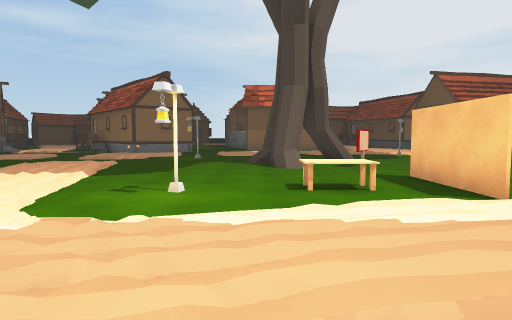
view 1 (above)

24 first-person views from a walk through a 3-D level made in the Unity game engine. The camera is 1.5 m above the floor, tilts 4° down and sees 75° across. The floor is counted in squares, 2 m on a side. Each view is taken from the middle of a square. On the plan, view 1 faces up. The plan holds only what a view shows up to about 11 squares ahead; the rest is blank. The place goes on beyond the plan. The player is left out.

view 2
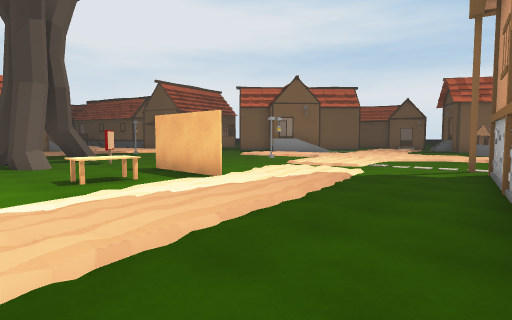

view 3
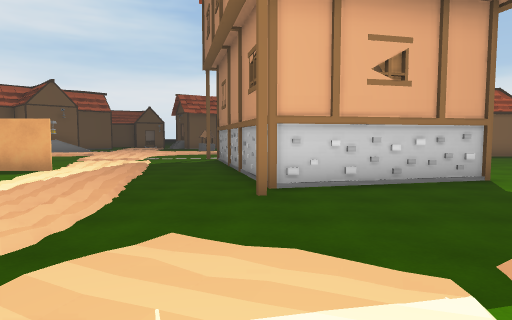

view 4
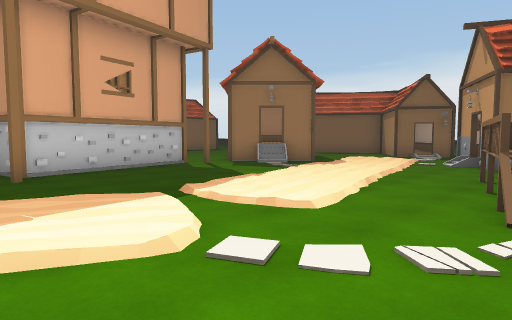

view 5
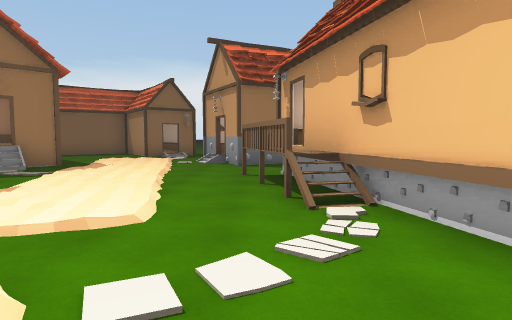

view 6
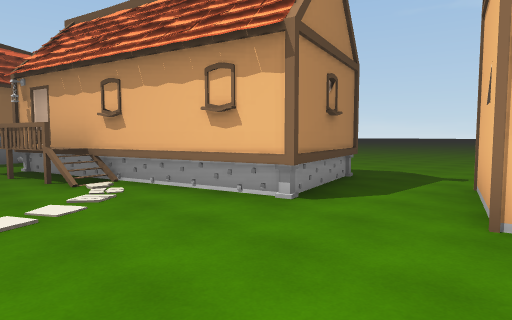

view 7
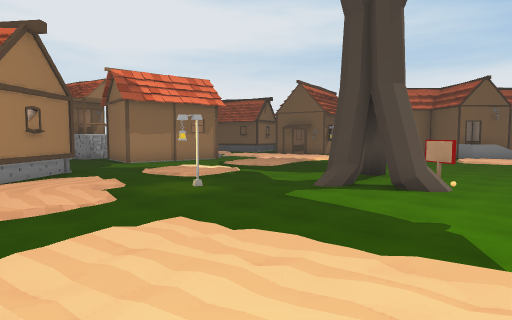

view 8
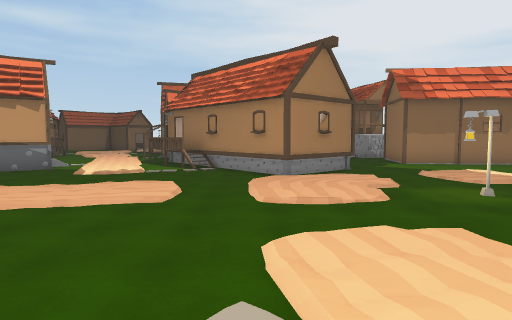

view 9
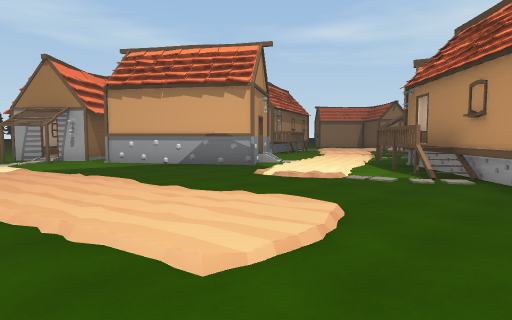

view 10
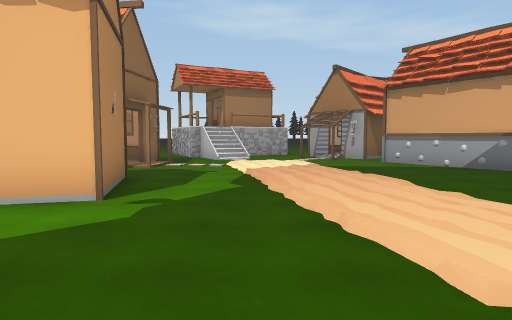

view 11
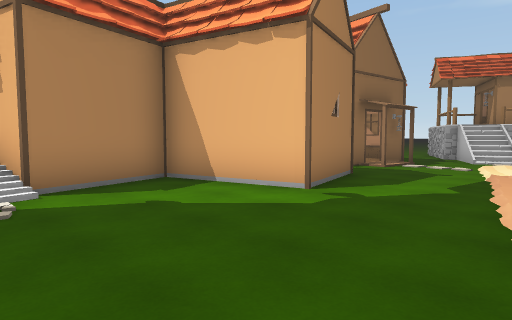

view 12
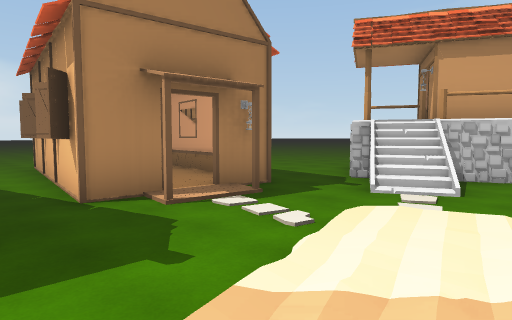

view 13
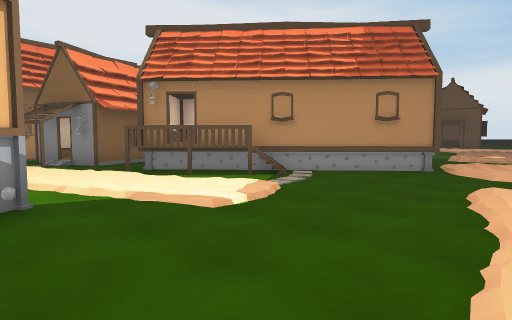

view 14
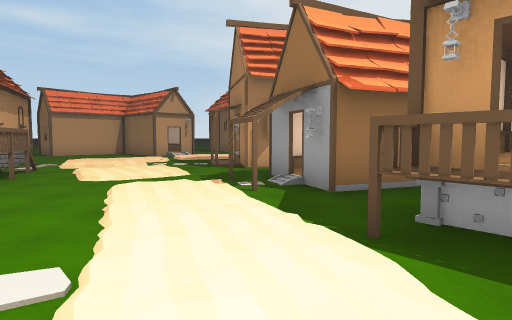

view 15
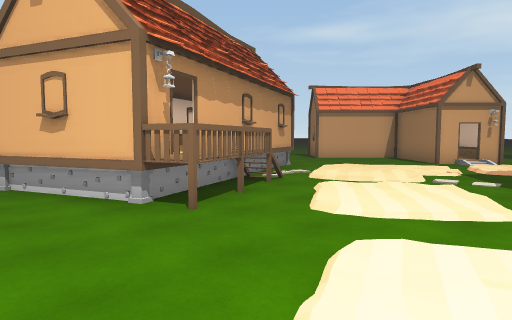

view 16
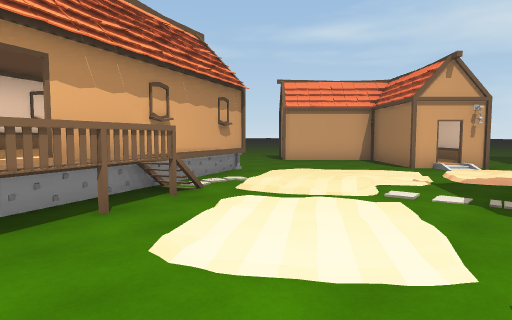

view 17
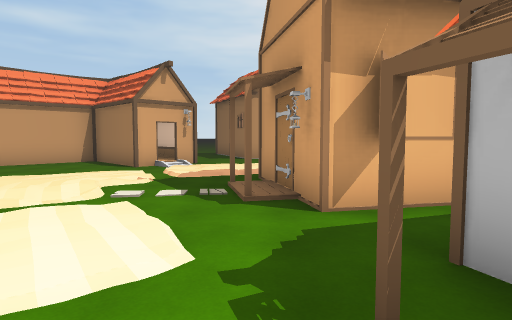

view 18
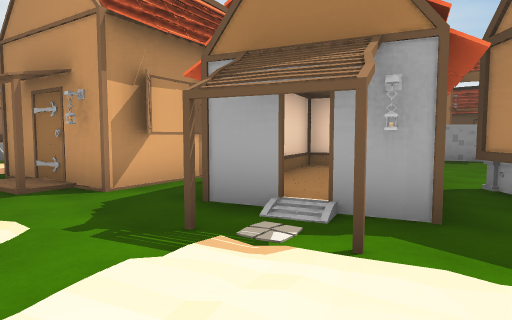

view 19
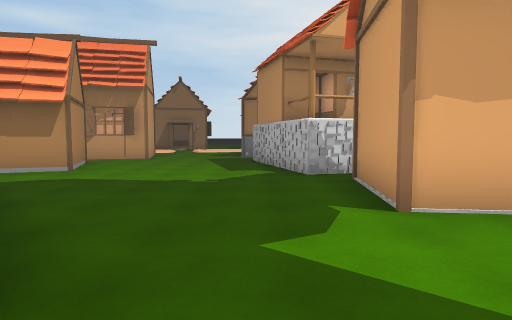

view 20
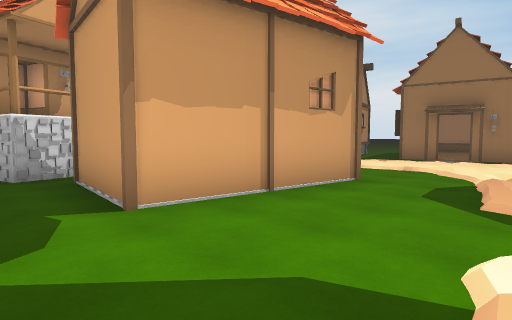

view 21
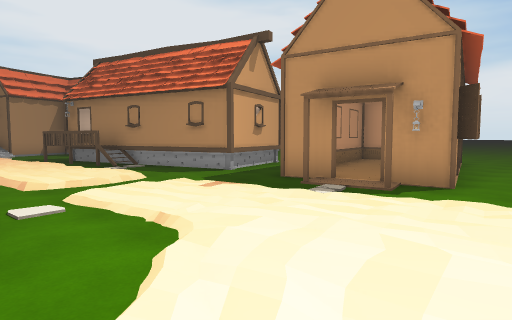

view 22
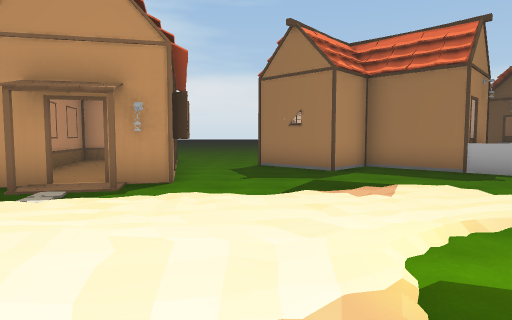

view 23
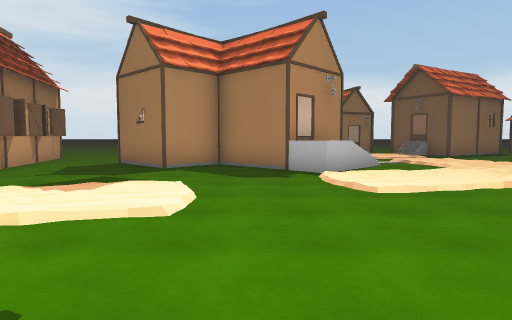

view 24
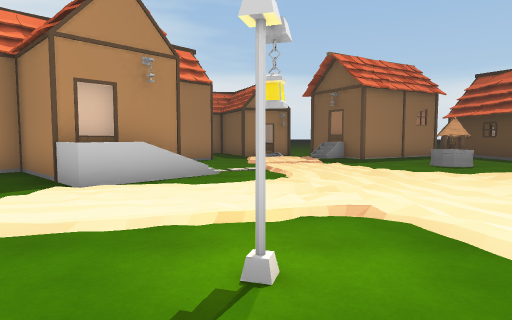

### Floor plan
Key: @ floor where view 1 was taken; # wall or solid block; . main floor; : floor 0.25 m higher than the main floor; + floor 0.5 m higher than the main floor; * floor 1 m higher than the main floor; / step, stairs or slope; S sign; L lantern; T table; H house; W well.
Columns run from 19 left of view 1 to 17 right of it. Each row starts with its distance up from view 1.
 33    HH
 32  HH:H
 31 HHHH:H.
 30 ...HH//:
 29 ...../.:
 28 ...////H
 27 HH..:/.H                 /HH
 26 HH..//./   HHH....      :/HH
 25  HH//...HHH .....HHH    ::.H
 24   H//:/...HHH....HHHH   ::.HH
 23   HH/:/.HH   H....HH    /:..H
 22   HH././.: HHH....HH    /:/.HHHH
 21   HH../:/HHHH......H    ///.HH.   H
 20  HH..././..HH......H    .//..HHHHHH
 19    ....::HHHH .....H   /.::.HH    H
 18      HH/:/HHHH ....HHHH..::/.    HH.
 17       H.././HHH ........//:/#HHHHH..
 16    H  H./../HHHHH.....///:./.......
 15   HHHHH.//...HH.../:./ .//./.....H.
 14  HHHH........././.:../  .//:....H
 13  H........//./::/.//...  ./:/..HHHH
 12 H.....//:.:../:/.L..... ..///...H*H
 11    .:....:././//...............H HH
 10 H.//::///..........:##......./HH H HH
  9 H /.........././....#.S.....::/HHH .H
  8 HH.....HHH...//.....+......./:///....
  7 H..H HH  H....:/...........L///.././/
  6 ...H HH   HHH////.....#.....//:::./:/
  5 ..HH H. H H H  //.L.T.#.../::::/:/.//
  4   H  H. H H     /.....#/:.:././//....
  3   H  H.         :///:.:::././://....H
  2      H.    H...  //::.///..../:/..W..
  1      H...HH#... ////..........: ...
  0    ............:/..@...HHHH       ...
 -1    .....HHHH../:/..HHHH            HH
 -2    .....   H...//...H
 -3     ..     HH././...H
 -4             H./:/...#
 -5             HH......HH
 -6             HH./:/....
 -7            HH../:/.HH...
 -8             ..././.H   .
 -9             HHH..:HH
-10             H H.::.
-11               HH//.
-12            HH

Where each view was taken, in squares from view 1:
view 1: 0 up, 0 right, facing up
view 2: 1 down, 1 left, facing up-right
view 3: 1 down, 5 left, facing right
view 4: 0 up, 7 left, facing down-right
view 5: 0 up, 6 left, facing down
view 6: 2 up, 5 left, facing down-left
view 7: 6 up, 6 left, facing up-right
view 8: 6 up, 6 left, facing up
view 9: 10 up, 6 left, facing up-left
view 10: 10 up, 6 left, facing left
view 11: 11 up, 6 left, facing down-left
view 12: 11 up, 12 left, facing down-left
view 13: 12 up, 13 left, facing up-right
view 14: 16 up, 11 left, facing up
view 15: 19 up, 12 left, facing up-left
view 16: 21 up, 12 left, facing up-left
view 17: 21 up, 12 left, facing up
view 18: 20 up, 13 left, facing up-right
view 19: 15 up, 2 left, facing up
view 20: 15 up, 2 left, facing up-right
view 21: 15 up, 4 right, facing up-right
view 22: 15 up, 4 right, facing right
view 23: 11 up, 4 right, facing right
view 24: 7 up, 6 right, facing right
